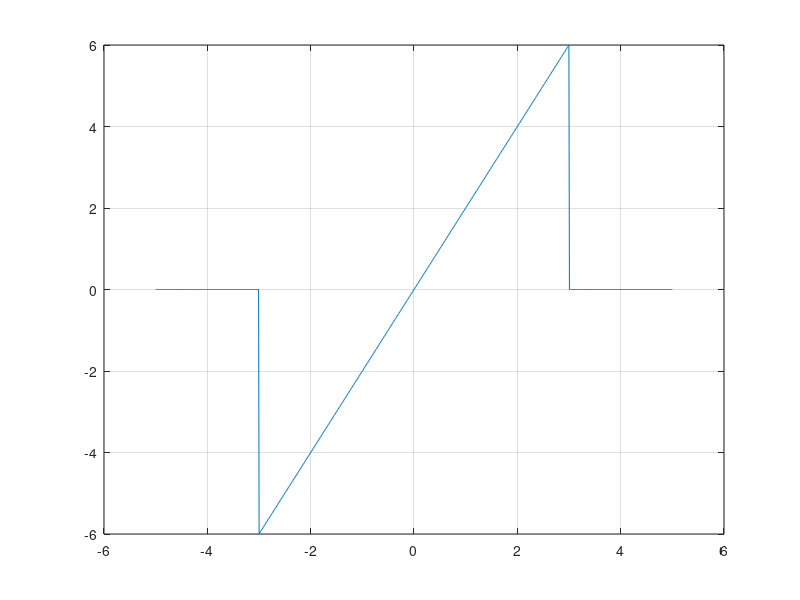

Source code (MATLAB):
%Ejercicio1 
%A)
tinicio = -5
tfinal = 5
np = 1000

t = tinicio:(tfinal - tinicio) / (np - 1):tfinal

F = ((t<-3)& (t>3)).*(0)+((t>=-3)& (t<=3)).*(2*t);
plot(t,F)
grid


